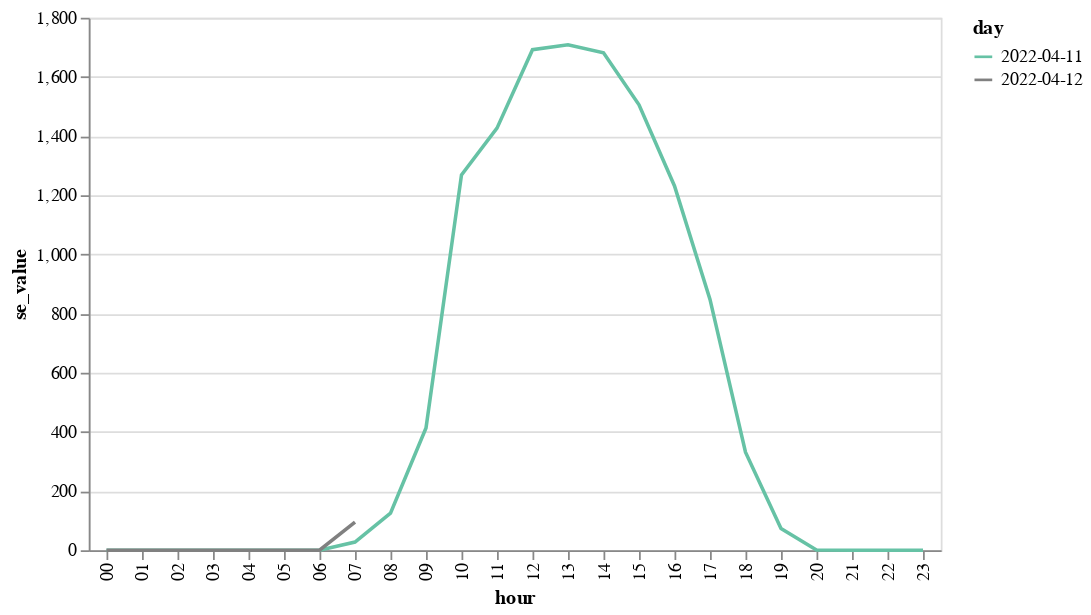

The notebook cell saved with this chart:
### Code cell
alt.Chart(se_df).mark_line().encode(
    x='hour',
    y='se_value',
    #color = 'day',
    color=alt.Color('day',scale=alt.Scale(range= ['#1f77b4', 'grey']))
)
#st.altair_chart(line_se)

### Figure 1 — Vega-Lite specification as saved in the notebook (floating-point values rounded to 4 significant figures)
{"$schema": "https://vega.github.io/schema/vega-lite/v4.17.0.json", "config": {"view": {"continuousHeight": 300, "continuousWidth": 400}}, "data": {"name": "data-8077537873e5fd9109a98790a3b5674f"}, "datasets": {"data-8077537873e5fd9109a98790a3b5674f": [{"day": "2022-04-11", "hour": " 00", "se_date": "2022-04-11 00:00:00", "se_value": 0}, {"day": "2022-04-11", "hour": " 01", "se_date": "2022-04-11 01:00:00", "se_value": 0}, {"day": "2022-04-11", "hour": " 02", "se_date": "2022-04-11 02:00:00", "se_value": 0}, {"day": "2022-04-11", "hour": " 03", "se_date": "2022-04-11 03:00:00", "se_value": 0}, {"day": "2022-04-11", "hour": " 04", "se_date": "2022-04-11 04:00:00", "se_value": 0}, {"day": "2022-04-11", "hour": " 05", "se_date": "2022-04-11 05:00:00", "se_value": 0}, {"day": "2022-04-11", "hour": " 06", "se_date": "2022-04-11 06:00:00", "se_value": 0}, {"day": "2022-04-11", "hour": " 07", "se_date": "2022-04-11 07:00:00", "se_value": 27.6}, {"day": "2022-04-11", "hour": " 08", "se_date": "2022-04-11 08:00:00", "se_value": 125.1}, {"day": "2022-04-11", "hour": " 09", "se_date": "2022-04-11 09:00:00", "se_value": 413.2}, {"day": "2022-04-11", "hour": " 10", "se_date": "2022-04-11 10:00:00", "se_value": 1269}, {"day": "2022-04-11", "hour": " 11", "se_date": "2022-04-11 11:00:00", "se_value": 1427.0}, {"day": "2022-04-11", "hour": " 12", "se_date": "2022-04-11 12:00:00", "se_value": 1692.0}, {"day": "2022-04-11", "hour": " 13", "se_date": "2022-04-11 13:00:00", "se_value": 1709.0}, {"day": "2022-04-11", "hour": " 14", "se_date": "2022-04-11 14:00:00", "se_value": 1682.0}, {"day": "2022-04-11", "hour": " 15", "se_date": "2022-04-11 15:00:00", "se_value": 1506.0}, {"day": "2022-04-11", "hour": " 16", "se_date": "2022-04-11 16:00:00", "se_value": 1232.0}, {"day": "2022-04-11", "hour": " 17", "se_date": "2022-04-11 17:00:00", "se_value": 848}, {"day": "2022-04-11", "hour": " 18", "se_date": "2022-04-11 18:00:00", "se_value": 331.2}, {"day": "2022-04-11", "hour": " 19", "se_date": "2022-04-11 19:00:00", "se_value": 73.3}, {"day": "2022-04-11", "hour": " 20", "se_date": "2022-04-11 20:00:00", "se_value": 0.8}, {"day": "2022-04-11", "hour": " 21", "se_date": "2022-04-11 21:00:00", "se_value": 0}, {"day": "2022-04-11", "hour": " 22", "se_date": "2022-04-11 22:00:00", "se_value": 0}, {"day": "2022-04-11", "hour": " 23", "se_date": "2022-04-11 23:00:00", "se_value": 0}, {"day": "2022-04-12", "hour": " 00", "se_date": "2022-04-12 00:00:00", "se_value": 0}, {"day": "2022-04-12", "hour": " 01", "se_date": "2022-04-12 01:00:00", "se_value": 0}, {"day": "2022-04-12", "hour": " 02", "se_date": "2022-04-12 02:00:00", "se_value": 0}, {"day": "2022-04-12", "hour": " 03", "se_date": "2022-04-12 03:00:00", "se_value": 0}, {"day": "2022-04-12", "hour": " 04", "se_date": "2022-04-12 04:00:00", "se_value": 0}, {"day": "2022-04-12", "hour": " 05", "se_date": "2022-04-12 05:00:00", "se_value": 0}, {"day": "2022-04-12", "hour": " 06", "se_date": "2022-04-12 06:00:00", "se_value": 0}, {"day": "2022-04-12", "hour": " 07", "se_date": "2022-04-12 07:00:00", "se_value": 95.1}]}, "encoding": {"color": {"field": "day", "scale": {"range": ["#66c2a5", "grey"]}, "type": "nominal"}, "x": {"field": "hour", "type": "nominal"}, "y": {"field": "se_value", "type": "quantitative"}}, "mark": "line"}
